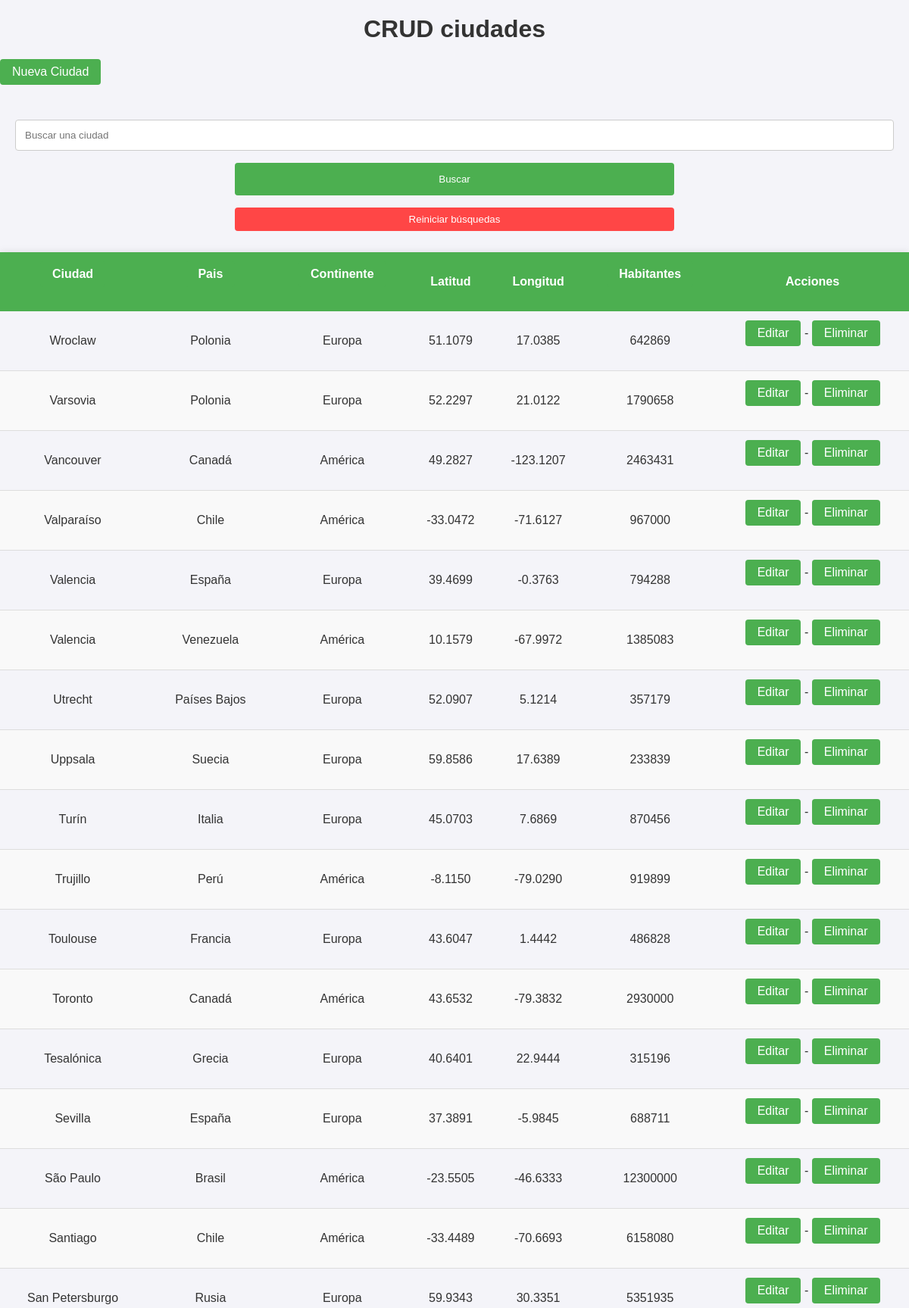
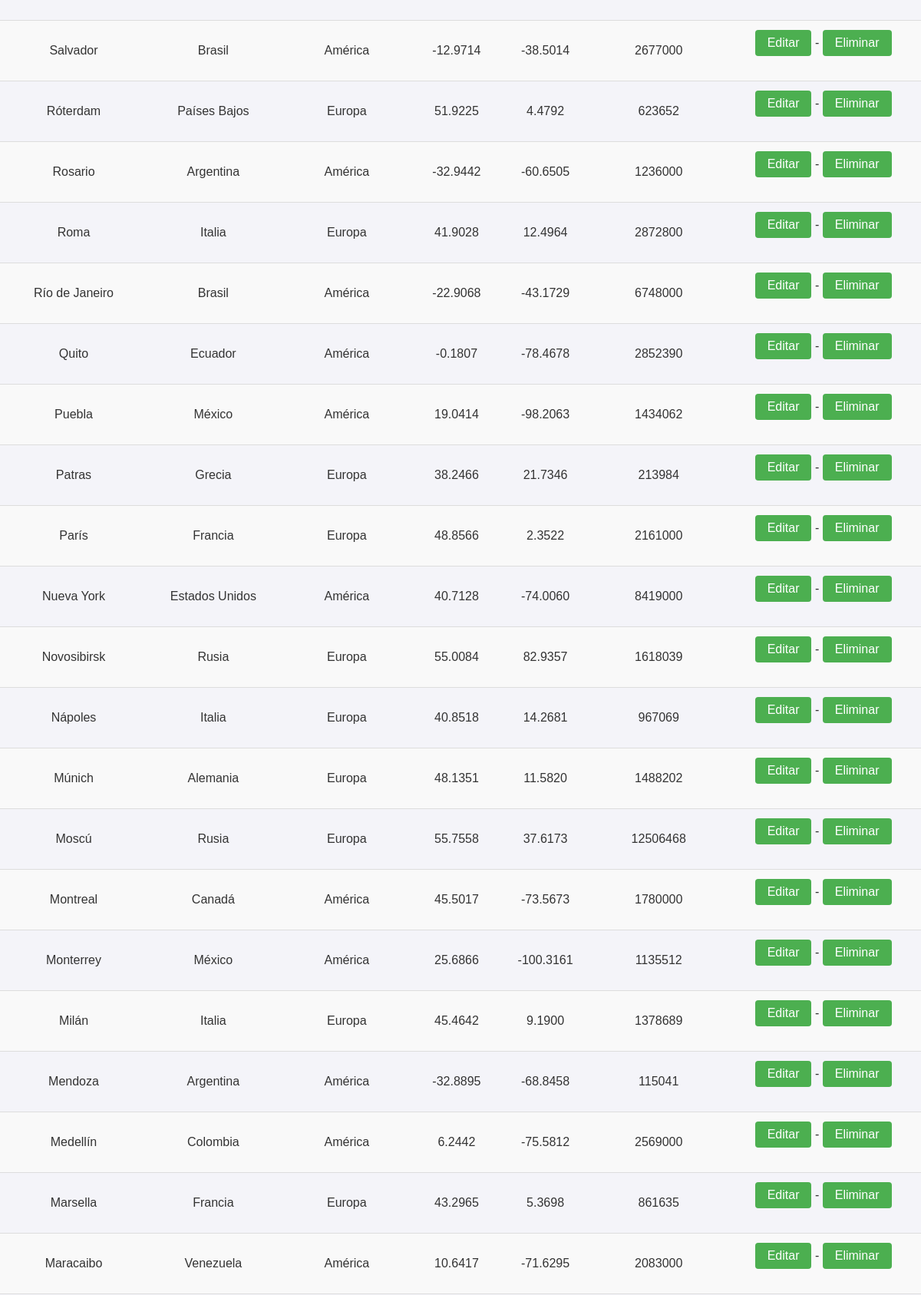
/?order_by=Ciudad&order=DESC (upper part), run on the app's committed database (2 pictures, top to bottom).
### tables this page shows
CREATE TABLE `ciudades` (
  `Continente` varchar(50) NOT NULL,
  `Pais` varchar(50) NOT NULL,
  `Ciudad` varchar(50) NOT NULL,
  `Latitud` decimal(8,4) NOT NULL,
  `Longitud` decimal(8,4) NOT NULL,
  `Habitantes` int(11) NOT NULL
);

### index.php (the view, shortened to what this page needs)
<!DOCTYPE html>
<html lang="en">
<head>
    <link rel="stylesheet" type="text/css" href="styles.css">
</head>
<body>
    <?php
        include("conexion.php");
        $order_by = isset($_GET['order_by']) ? $_GET['order_by'] : 'Ciudad';
        $order = isset($_GET['order']) ? $_GET['order'] : 'ASC';
        $new_order = ($order === 'ASC') ? 'DESC' : 'ASC';
        $sql = "SELECT * FROM ciudades ORDER BY $order_by $order";
        $resultado = mysqli_query($conexion, $sql);
    ?>
    <h1>CRUD ciudades</h1>
    <a href="agregar.php">Nueva Ciudad</a> <br><br>
    <section>
        <form method="post" action="<?php echo $_SERVER['PHP_SELF']; ?>">
            <input type="text" id="busqueda" name="busqueda" placeholder="Buscar una ciudad" >
            <input type="submit" id="envio" name="envio" value="Buscar">
            <button href="index.php">Reiniciar búsquedas</button>
        </form>
    </section>
    <table>
        <thead>
            <tr>
                <th><a href="?order_by=Ciudad&order=<?php echo $new_order; ?>">Ciudad</a></th>
                <th><a href="?order_by=Pais&order=<?php echo $new_order; ?>">Pais</a></th>
                <th><a href="?order_by=Continente&order=<?php echo $new_order; ?>">Continente</a></th>
                <th>Latitud</th>
                <th>Longitud</th>
                <th><a href="?order_by=Habitantes&order=<?php echo $new_order; ?>">Habitantes</a></th>
                <th>Acciones</th>
            </tr>
        </thead>
        <tbody>
            <?php
                while ($filas = mysqli_fetch_assoc($resultado)) {
            ?>
            <tr>
                <td><?php echo $filas['Ciudad'] ?></td>
                <td><?php echo $filas['Pais'] ?></td>
                <td><?php echo $filas['Continente'] ?></td>
                <td><?php echo $filas['Latitud'] ?></td>
                <td><?php echo $filas['Longitud'] ?></td>
                <td><?php echo $filas['Habitantes'] ?></td>
                <td>
                    <?php echo "<a href='editar.php?Ciudad=" . $filas['Ciudad'] . "'>Editar</a>"; ?>
                    -
                    <?php echo "<a href='eliminar.php?Ciudad=" . $filas['Ciudad'] . "'>Eliminar</a>"; ?>
                </td>
            </tr>
            <?php
                }
            ?>
        </tbody>
    </table>
</body>
</html>

### styles.css (style rules this page uses)
body { font-family: Arial, sans-serif; margin: 0; padding: 0; background-color: #f4f4f9; color: #333; }
h1 { text-align: center; color: #333; margin-top: 20px; }
a { display: inline-block; margin-bottom: 20px; color: #fff; background-color: #4CAF50; padding: 10px 20px; text-decoration: none; border-radius: 5px; transition: background-color 0.3s ease; }
form { text-align: center; margin-bottom: 20px; }
input[type=text] { width: calc(100% - 40px); padding: 12px; margin: 8px 0; border: 1px solid #ccc; border-radius: 4px; box-sizing: border-box; }
input[type=submit], button { width: calc(50% - 20px); background-color: #4CAF50; color: white; padding: 14px; margin: 8px 10px; border: none; border-radius: 4px; cursor: pointer; transition: background-color 0.3s ease; }
button { color: #fff; background-color: rgb(255, 70, 70); padding: 8px 16px; text-decoration: none; border-radius: 4px; transition: background-color 0.3s ease; }
table { border-collapse: collapse; width: 100%; margin: 20px 0; box-shadow: 0 0 10px rgba(0, 0, 0, 0.1); }
th, td { text-align: center; padding: 12px; }
tr:nth-child(even) { background-color: #f9f9f9; }
th { background-color: #4CAF50; color: white; }
td { border-bottom: 1px solid #ddd; }
a:link, a:visited { color: #fff; background-color: #4CAF50; padding: 8px 16px; text-decoration: none; border-radius: 4px; transition: background-color 0.3s ease; }

### data on the page
ciudades: Ciudad "Wroclaw", Pais "Polonia", Continente "Europa", Latitud "51.1079", Longitud "17.0385", Habitantes "642869"
ciudades: Ciudad "Varsovia", Pais "Polonia", Continente "Europa", Latitud "52.2297", Longitud "21.0122", Habitantes "1790658"
ciudades: Ciudad "Vancouver", Pais "Canadá", Continente "América", Latitud "49.2827", Longitud "-123.1207", Habitantes "2463431"
ciudades: Ciudad "Valparaíso", Pais "Chile", Continente "América", Latitud "-33.0472", Longitud "-71.6127", Habitantes "967000"
ciudades: Ciudad "Valencia", Pais "España", Continente "Europa", Latitud "39.4699", Longitud "-0.3763", Habitantes "794288"
ciudades: Ciudad "Valencia", Pais "Venezuela", Continente "América", Latitud "10.1579", Longitud "-67.9972", Habitantes "1385083"
ciudades: Ciudad "Utrecht", Pais "Países Bajos", Continente "Europa", Latitud "52.0907", Longitud "5.1214", Habitantes "357179"
ciudades: Ciudad "Uppsala", Pais "Suecia", Continente "Europa", Latitud "59.8586", Longitud "17.6389", Habitantes "233839"
ciudades: Ciudad "Turín", Pais "Italia", Continente "Europa", Latitud "45.0703", Longitud "7.6869", Habitantes "870456"
ciudades: Ciudad "Trujillo", Pais "Perú", Continente "América", Latitud "-8.1150", Longitud "-79.0290", Habitantes "919899"
ciudades: Ciudad "Toulouse", Pais "Francia", Continente "Europa", Latitud "43.6047", Longitud "1.4442", Habitantes "486828"
ciudades: Ciudad "Toronto", Pais "Canadá", Continente "América", Latitud "43.6532", Longitud "-79.3832", Habitantes "2930000"
ciudades: Ciudad "Tesalónica", Pais "Grecia", Continente "Europa", Latitud "40.6401", Longitud "22.9444", Habitantes "315196"
ciudades: Ciudad "Sevilla", Pais "España", Continente "Europa", Latitud "37.3891", Longitud "-5.9845", Habitantes "688711"
ciudades: Ciudad "São Paulo", Pais "Brasil", Continente "América", Latitud "-23.5505", Longitud "-46.6333", Habitantes "12300000"
ciudades: Ciudad "Santiago", Pais "Chile", Continente "América", Latitud "-33.4489", Longitud "-70.6693", Habitantes "6158080"
ciudades: Ciudad "San Petersburgo", Pais "Rusia", Continente "Europa", Latitud "59.9343", Longitud "30.3351", Habitantes "5351935"
ciudades: Ciudad "Salvador", Pais "Brasil", Continente "América", Latitud "-12.9714", Longitud "-38.5014", Habitantes "2677000"
ciudades: Ciudad "Róterdam", Pais "Países Bajos", Continente "Europa", Latitud "51.9225", Longitud "4.4792", Habitantes "623652"
ciudades: Ciudad "Rosario", Pais "Argentina", Continente "América", Latitud "-32.9442", Longitud "-60.6505", Habitantes "1236000"
ciudades: Ciudad "Roma", Pais "Italia", Continente "Europa", Latitud "41.9028", Longitud "12.4964", Habitantes "2872800"
ciudades: Ciudad "Río de Janeiro", Pais "Brasil", Continente "América", Latitud "-22.9068", Longitud "-43.1729", Habitantes "6748000"
ciudades: Ciudad "Quito", Pais "Ecuador", Continente "América", Latitud "-0.1807", Longitud "-78.4678", Habitantes "2852390"
ciudades: Ciudad "Puebla", Pais "México", Continente "América", Latitud "19.0414", Longitud "-98.2063", Habitantes "1434062"
ciudades: Ciudad "Patras", Pais "Grecia", Continente "Europa", Latitud "38.2466", Longitud "21.7346", Habitantes "213984"
ciudades: Ciudad "París", Pais "Francia", Continente "Europa", Latitud "48.8566", Longitud "2.3522", Habitantes "2161000"
ciudades: Ciudad "Nueva York", Pais "Estados Unidos", Continente "América", Latitud "40.7128", Longitud "-74.0060", Habitantes "8419000"
ciudades: Ciudad "Novosibirsk", Pais "Rusia", Continente "Europa", Latitud "55.0084", Longitud "82.9357", Habitantes "1618039"
ciudades: Ciudad "Nápoles", Pais "Italia", Continente "Europa", Latitud "40.8518", Longitud "14.2681", Habitantes "967069"
ciudades: Ciudad "Múnich", Pais "Alemania", Continente "Europa", Latitud "48.1351", Longitud "11.5820", Habitantes "1488202"
ciudades: Ciudad "Moscú", Pais "Rusia", Continente "Europa", Latitud "55.7558", Longitud "37.6173", Habitantes "12506468"
ciudades: Ciudad "Montreal", Pais "Canadá", Continente "América", Latitud "45.5017", Longitud "-73.5673", Habitantes "1780000"
ciudades: Ciudad "Monterrey", Pais "México", Continente "América", Latitud "25.6866", Longitud "-100.3161", Habitantes "1135512"
ciudades: Ciudad "Milán", Pais "Italia", Continente "Europa", Latitud "45.4642", Longitud "9.1900", Habitantes "1378689"
ciudades: Ciudad "Mendoza", Pais "Argentina", Continente "América", Latitud "-32.8895", Longitud "-68.8458", Habitantes "115041"
ciudades: Ciudad "Medellín", Pais "Colombia", Continente "América", Latitud "6.2442", Longitud "-75.5812", Habitantes "2569000"
ciudades: Ciudad "Marsella", Pais "Francia", Continente "Europa", Latitud "43.2965", Longitud "5.3698", Habitantes "861635"
ciudades: Ciudad "Maracaibo", Pais "Venezuela", Continente "América", Latitud "10.6417", Longitud "-71.6295", Habitantes "2083000"
